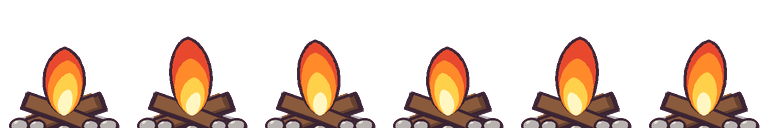
#> input picture assets/ui/branding/atlases/brand_loading_campfire@2x.png, 768 x 128 px, given in place of logo_1024.png, which was not available
$ python make_engine_pack.py ../atlases/brand_loading_campfire@2x.png
#> lines starting #> are read from the running program, lines starting #| are printed output that depends on the picture; pictures that were not available may be replaced by others from this repository, and a replacement may not be noted
#!/usr/bin/env python3
"""Packs ui/branding art into engine manifest-v1 uniform-grid atlases (+@2x pages) and writes
engine/manifest.branding.pack.json (paths relative to packages/assets/pack). Also writes manifest.branding.json (paths relative to
ui/branding). With --engine DIR, copies atlases into DIR/assets/ui/branding/atlases/ and writes the branding sub-manifest
assets/ui/branding/manifest.branding.json (+ atlases/) there; nothing goes into the pack manifest. Run gen_branding.py first."""
import json, os, sys, shutil
from PIL import Image
B = os.path.dirname(os.path.dirname(os.path.abspath(__file__))); E = os.path.join(B, "engine"); A = os.path.join(E, "atlases")
os.makedirs(A, exist_ok=True)
KEYS = ["singleplayer", "multiplayer", "settings", "quit"]; ST = ["normal", "hover", "pressed", "disabled"]
atlases, sprites = [], []
def grid(key, files2d, fw, fh, scales=(1, 2), ns=None):
    rows, cols = len(files2d), len(files2d[0])
    for sc in scales:
        sheet = Image.new("RGBA", (fw * sc * cols, fh * sc * rows), (0, 0, 0, 0))
        for r, row in enumerate(files2d):
            for c, f in enumerate(row):
                p = os.path.join(B, f if sc == 1 else f.replace(".png", "@2x.png"))
                im = Image.open(p).convert("RGBA")
                if im.size != (fw * sc, fh * sc): im = im.resize((fw * sc, fh * sc), Image.LANCZOS)
                sheet.paste(im, (c * fw * sc, r * fh * sc))
        sheet.save(os.path.join(A, f"{key}{'' if sc == 1 else '@2x'}.png"), optimize=True)
    a = {"key": key, "image": f"atlases/{key}.png", "frameW": fw, "frameH": fh, "columns": cols, "rows": rows}
    if 2 in scales: a["pages"] = [{"scale": 2, "image": f"atlases/{key}@2x.png"}]
    if ns: a["nineSlice"] = {str(i): ns for i in range(rows * cols)}
    atlases.append(a)
def spr(key, atlas, anims, anchor=(0.5, 0.5)):
    sprites.append({"key": key, "category": "ui", "atlas": atlas, "anchor": {"x": anchor[0], "y": anchor[1]}, "animations": anims})
one = lambda i: {"frames": [i], "fps": 1}
# logo: 512 is scale-1, 1024 the @2x page (heights made exactly 2x)
l1 = Image.open(os.path.join(B, "logo/logo_1024.png")); h2 = l1.height + (l1.height % 2)
#> further down, l1 is the input picture: PIL image 768x128 RGBA; mean R, G, B, A 54, 35.9, 25.9, 76.1
#> after `h2 = l1.height + l1.height % 2`: h2 = 128
tmp = Image.new("RGBA", (1024, h2)); tmp.paste(l1, (0, 0)); tmp.save("/tmp/_logo@2x.png"); tmp.resize((512, h2 // 2), Image.LANCZOS).save("/tmp/_logo.png")
#> after `tmp = Image.new('RGBA', (1024, h2))`: tmp: PIL image 1024x128 RGBA; every value is 0
#> after `tmp.paste(l1, (0, 0))`:
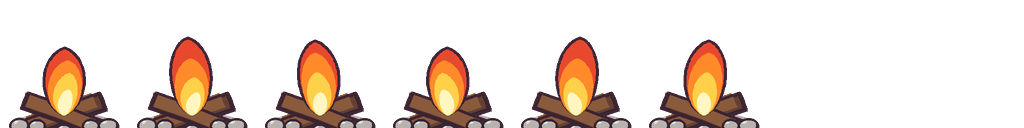
#> tmp: PIL image 1024x128 RGBA; mean R, G, B, A 40.5, 26.9, 19.5, 57.1; transparent parts drawn white
#> after `tmp = Image.new('RGBA', (1024, h2))`:
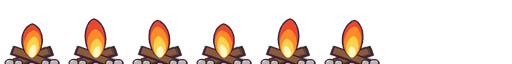
#> saved as _logo.png: PIL image 512x64 RGBA; mean R, G, B, A 41, 26.5, 19.5, 57.1; transparent parts drawn white
shutil.copy("/tmp/_logo.png", os.path.join(A, "brand_logo.png")); shutil.copy("/tmp/_logo@2x.png", os.path.join(A, "brand_logo@2x.png"))
atlases.append({"key": "brand_logo", "image": "atlases/brand_logo.png", "frameW": 512, "frameH": h2 // 2, "columns": 1, "rows": 1, "pages": [{"scale": 2, "image": "atlases/brand_logo@2x.png"}]})
spr("ui_brand_logo", "brand_logo", {"idle": one(0)})
# menu backdrop + parallax layers
shutil.copy(os.path.join(B, "background/menu_bg_1920x1080.png"), os.path.join(A, "brand_menu_bg.png"))
shutil.copy(os.path.join(B, "background/menu_bg_3840x2160.png"), os.path.join(A, "brand_menu_bg@2x.png"))
atlases.append({"key": "brand_menu_bg", "image": "atlases/brand_menu_bg.png", "frameW": 1920, "frameH": 1080, "columns": 1, "rows": 1, "pages": [{"scale": 2, "image": "atlases/brand_menu_bg@2x.png"}]})
spr("ui_menu_bg", "brand_menu_bg", {"idle": one(0)})
for L in ("sky", "far", "near", "fireflies", "vignette"):
    shutil.copy(os.path.join(B, f"background/parallax/menu_bg_{L}.png"), os.path.join(A, f"brand_menu_bg_{L}.png"))
    atlases.append({"key": f"brand_menu_bg_{L}", "image": f"atlases/brand_menu_bg_{L}.png", "frameW": 1920, "frameH": 1080, "columns": 1, "rows": 1})
    spr(f"ui_menu_bg_{L}", f"brand_menu_bg_{L}", {"idle": one(0)})
states = lambda r: {s: one(r * 4 + i) for i, s in enumerate(ST)}
grid("brand_btn_plates", [[f"buttons/plates/btn_plate_{k}_{s}.png" for s in ST] for k in KEYS], 96, 76, ns={"l": 22, "t": 18, "r": 22, "b": 20})
#> in grid, `sheet = Image.new("RGBA", (fw * sc * cols, fh * sc * rows), (0, 0, 0, ..`: sheet: PIL image 384x304 RGBA; every value is 0
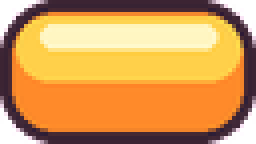
#> input picture assets/ui/branding/atlases/brand_loading_fill@2x.png, 64 x 36 px, given in place of btn_plate_singleplayer_normal.png, which was not available (shown 4 times larger)
#> in grid, im is the input picture: PIL image 64x36 RGBA; mean R, G, B, A 199.3, 140.7, 73.1, 235.7
#> in grid, `if im.size != (fw * sc, fh * sc): im = im.resize((fw * sc, fh * sc), I..`:
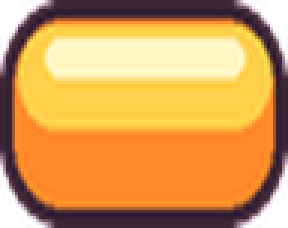
#> im: PIL image 96x76 RGBA (shown 3 times larger); mean R, G, B, A 200.1, 141.9, 74.3, 235.6; transparent parts drawn white
#> in grid, `sheet.paste(im, (c * fw * sc, r * fh * sc))`:
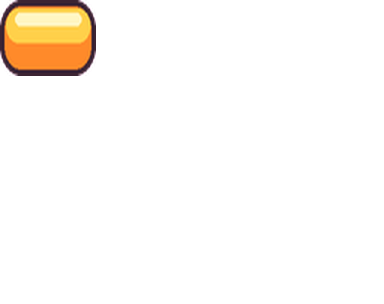
#> sheet: PIL image 384x304 RGBA; mean R, G, B, A 12.5, 8.9, 4.6, 14.7; transparent parts drawn white
#> (the run stopped early here; a loop or call above may not have finished)
